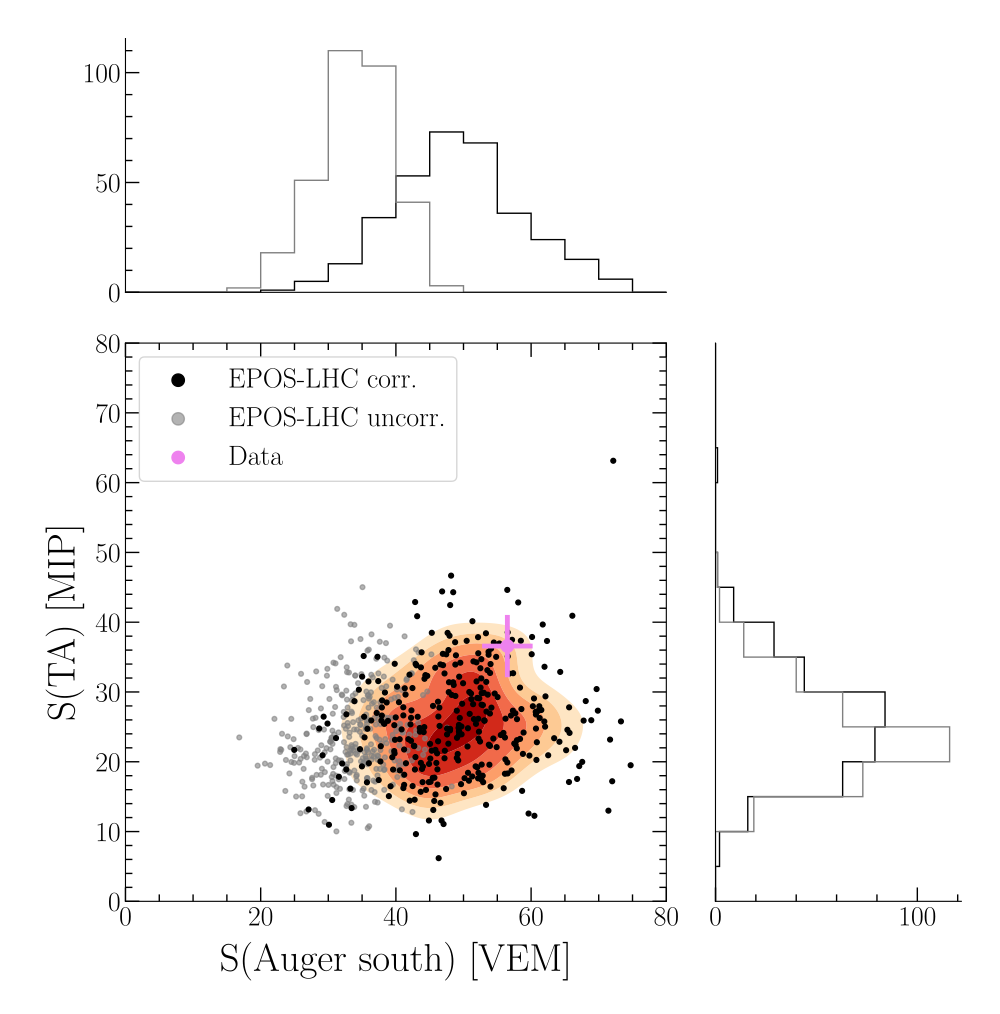

Recreate this plot in Python.
import numpy as np
import matplotlib.pyplot as plt
from scipy import stats
import matplotlib

data_file = 'FADC_EPOS-LHC.txt'

# Column convention: tot EM MU
id = np.loadtxt(data_file,unpack=True,skiprows=1,usecols=(0))
mip = np.loadtxt(data_file,unpack=True,skiprows=1,usecols=(2,4,5))
vem = np.loadtxt(data_file,unpack=True,skiprows=1,usecols=(3,6,7))

AS_ii=np.where(id==5048)[0]
TA_ii=np.where(id==5040)[0]

y=mip.T[TA_ii];x=vem.T[AS_ii]

xtot = vem.T[TA_ii,0]
ytot = mip.T[AS_ii,0]

R_E = 1.09
R_HAD = 1.59

yerr = 0.08 * y[:,1] + 0.17 * y[:,2]
xerr = 0.08 * x[:,1] + 0.17 * x[:,2]

y = R_E * y[:,1] + R_HAD * R_E**0.9 * y[:,2]
x = R_E * x[:,1] + R_HAD * R_E**0.9 * x[:,2]


#old constants
#mip_lg_conv = 160.34
#wcd_lg_conv = 4667.96
#New values from David, as of Aug. 3 2017
mip_lg_conv = 197.005
wcd_lg_conv = 4735.1
y = y / mip_lg_conv
x = x / wcd_lg_conv
ytot = ytot / mip_lg_conv
xtot = xtot / wcd_lg_conv
yerr = yerr / mip_lg_conv
xerr = xerr / wcd_lg_conv

y = y * 0.78 #Scale to TA effective area
yerr = yerr * 0.78
ytot = ytot * 0.78

auger_south = (51.581+60.142+57.745)/3
det2421 = (31.94+41.22)/2

a_pmt = np.array([51.581,60.142,57.745])
t_pmt = np.array([34.36,43.29])

plt.figure(figsize=(10,12))
scatter_axes = plt.subplot2grid((3, 3), (1, 0), rowspan=2, colspan=2)
x_hist_axes = plt.subplot2grid((3, 3), (0, 0), colspan=2,
                               sharex=scatter_axes)
y_hist_axes = plt.subplot2grid((3, 3), (1, 2), rowspan=2,
                               sharey=scatter_axes)

histbins = np.arange(0,85,5)
x_hist_axes.hist(x,bins=histbins,histtype='step',color='black',align='mid')
y_hist_axes.hist(y,bins=histbins,orientation='horizontal',histtype='step',color='black',align='mid')

#y_hist_axes.axis('off')
#x_hist_axes.axis('off')

y_hist_axes.axes.get_yaxis().set_visible(False)
x_hist_axes.axes.get_xaxis().set_visible(False)

x_hist_axes.spines['right'].set_visible(False)
x_hist_axes.spines['top'].set_visible(False)

# Only show ticks on the left and bottom spines
x_hist_axes.yaxis.set_ticks_position('left')
x_hist_axes.xaxis.set_ticks_position('bottom')

y_hist_axes.spines['right'].set_visible(False)
y_hist_axes.spines['top'].set_visible(False)

# Only show ticks on the left and bottom spines
y_hist_axes.yaxis.set_ticks_position('left')
y_hist_axes.xaxis.set_ticks_position('bottom')


X,Y=np.mgrid[0:70:400j,0:70:400j]
positions = np.vstack([X.ravel(), Y.ravel()])
values=np.vstack([x,y])
kernel=stats.gaussian_kde(values)
Z=np.reshape(kernel(positions).T,X.shape)
the_cmap = plt.cm.OrRd
the_cmap.set_under('white')
scatter_axes.contourf(X,Y,Z,cmap=the_cmap,vmin=0.0004,zorder=1)

def as_unc(x):
	x2 = x*x
	return np.sqrt(np.var(x)+0.01**2*x2.sum())

def rel_unc(x,y,dx,dy):
	#x is simulated signal
	#so, x argument should be x.mean() or y.mean()
	#y is observed signal
	#so y is a_pmt.mean() or t_pmt.mean()
	return np.sqrt( (4 * y * dx / (x + y)**2)**2 + (4 * x * dy / (x + y)**2)**2 )

a_err = as_unc(a_pmt)
t_err = t_pmt.std()

rvem = 2 * np.abs(a_pmt.mean() - x.mean()) / (a_pmt.mean() + x.mean()) * 100 #unit of %
rmip = 2 * np.abs(t_pmt.mean() - y.mean()) / (t_pmt.mean() + y.mean()) * 100 #unit of %
rvem_err = rel_unc(x.mean(),a_pmt.mean(),x.std(),as_unc(a_pmt)) * 100
rmip_err = rel_unc(y.mean(),t_pmt.mean(),y.std(),t_pmt.std()) * 100


#scatter_axes.scatter(x, y, color='black', s=12, label='EPOS-LHC corr.',zorder=3)
#scatter_axes.scatter(xtot, ytot, color='grey', s=12, label='EPOS-LHC uncorr.',zorder=2,alpha=0.6)
scatter_axes.scatter(x, y, color='black', s=12,zorder=3)
scatter_axes.scatter(xtot, ytot, color='grey', s=12,zorder=2,alpha=0.6)
scatter_axes.scatter(1000, 1000, color='black',label='EPOS-LHC corr.',s=80,zorder=3)
scatter_axes.scatter(1000, 10000, color='grey', label='EPOS-LHC uncorr.',s=80,zorder=2,alpha=0.65)

x_hist_axes.hist(xtot,bins=histbins,histtype='step',color='gray',align='mid',alpha=0.7)
y_hist_axes.hist(ytot,bins=histbins,orientation='horizontal',histtype='step',color='gray',align='mid',alpha=0.7)


#scatter_axes.errorbar(x, y, xerr=xerr, yerr=yerr, ls='none', color='black',capsize=0,zorder=1)
scatter_axes.scatter(auger_south,det2421,color='violet',s=80,label='Data',zorder=4)
scatter_axes.errorbar(auger_south,det2421,xerr=as_unc(a_pmt),yerr=t_pmt.std(),color='violet',capsize=0,lw=3.5,zorder=4)

scatter_axes.set_xlabel('S(Auger south) [VEM]')
scatter_axes.set_ylabel('S(TA) [MIP]')
scatter_axes.set_xlim(0,80)
scatter_axes.set_ylim(0,80)
scatter_axes.minorticks_on()
scatter_axes.legend()

sim_mip_mean = y.mean()
sim_mip_err = y.std()
sim_vem_mean = x.mean()
sim_vem_err = x.std()
#scatter_axes.errorbar(sim_vem_mean,sim_mip_mean,xerr=sim_vem_err,yerr=sim_mip_err,color='grey',capsize=0,lw=2.4)

plt.show()

print "dVEM: %.3f +- %.3f" %(auger_south-x.mean(),np.sqrt(a_err**2+x.var()))
print "rVEM: %.3f +- %.3f" %(rvem,rvem_err)
print "dMIP: %.3f +- %.3f" %(det2421-y.mean(),y.std())
print "rMIP: %.3f +- %.3f" %(rmip,rmip_err)
print "data x dx y dy: %.2f %.2f %.2f %.2f" %(a_pmt.mean(),a_err,t_pmt.mean(),t_err)
print "sim x dx y dy: %.2f %.2f %.2f %.2f" %(sim_vem_mean,sim_vem_err,sim_mip_mean,sim_mip_err)

#scatter_axes.text(0.05,0.85,prim_str,fontsize=20,color='dimgray',ha='left',va='center',transform=scatter_axes.transAxes)
#enum = 9
#plt.savefig('new_plot_%i.pdf' %enum)
#plt.show()
